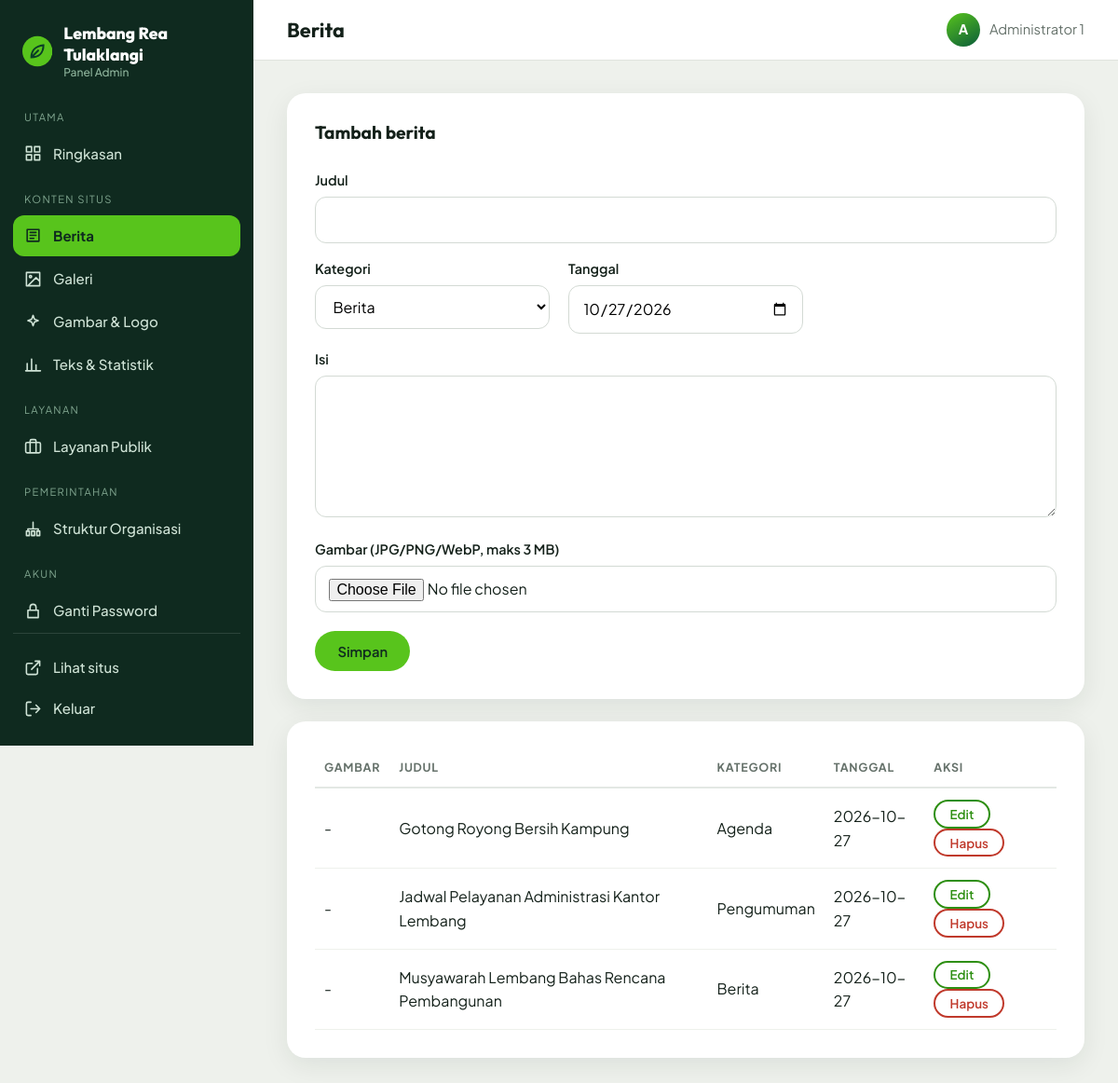
/dashboard.php?tab=berita (signed in), run on the app's committed database.
### tables this page shows
CREATE TABLE IF NOT EXISTS berita (
  id INT UNSIGNED AUTO_INCREMENT PRIMARY KEY,
  judul VARCHAR(200) NOT NULL,
  kategori ENUM('Berita','Pengumuman','Agenda') NOT NULL DEFAULT 'Berita',
  isi TEXT NOT NULL,
  gambar VARCHAR(100) DEFAULT NULL,
  tanggal DATE NOT NULL,
  created_at TIMESTAMP DEFAULT CURRENT_TIMESTAMP
);

### dashboard.php (the view, shortened to what this page needs)
<?php
require 'koneksi.php';
require 'fungsi.php';
$tab = in_array($_GET['tab'] ?? '', ['berita','galeri','pengaturan'], true) ? $_GET['tab'] : 'ringkasan';
$ring = null;
$edit = null;
$rows = !in_array($tab, ['berita','galeri'], true) ? [] : $koneksi->query("SELECT * FROM $tab ORDER BY id DESC")->fetch_all(MYSQLI_ASSOC);
$kats = $tab === 'berita' ? ['Berita','Pengumuman','Agenda'] : ['Alam','UMKM','Budaya'];
?>
  <?php if ($tab === 'ringkasan'): ?>
  <div class="card adm-sambut"><h2>Selamat datang, <?= h($_SESSION['admin_nama']) ?>.</h2><p>Kelola konten, layanan, dan struktur Lembang Rea Tulaklangi dari satu tempat.</p></div>
  <div class="adm-stat">
    <a href="dashboard.php?tab=berita"><b><?= $ring['berita'] ?></b><span>Berita dipublikasikan</span></a>
    <a href="dashboard.php?tab=galeri"><b><?= $ring['galeri'] ?></b><span>Foto di galeri</span></a>
    <a href="admin_layanan_kelola.php"><b><?= $ring['layanan'] ?></b><span>Layanan ditampilkan</span></a>
    <a href="admin_struktur.php"><b><?= $ring['perangkat'] ?></b><span>Posisi di struktur organisasi</span></a>
  </div>
  <div class="adm-dua">
    <div class="card"><h3>Layanan yang tampil di beranda</h3>
      <?php if (!$layanan): ?><p>Belum ada layanan.</p><?php endif; ?>
      <ul class="adm-list"><?php foreach ($layanan as $l): ?><li><span><strong><?= h($l[0]) ?></strong></span><small><?= h($l[3]) ?></small></li><?php endforeach; ?></ul>
      <p style="margin:14px 0 0"><a class="btn btn-outline btn-sm" href="admin_layanan_kelola.php">Kelola layanan</a></p></div>
    <div class="card"><h3>Berita terbaru</h3>
      <?php if (!$ringBerita): ?><p>Belum ada berita.</p><?php endif; ?>
      <ul class="adm-list"><?php foreach ($ringBerita as $r): ?><li><span><strong><?= h($r['judul']) ?></strong> <small><?= h($r['kategori']) ?></small></span><small><?= date('d/m/Y', strtotime($r['tanggal'])) ?></small></li><?php endforeach; ?></ul>
      <p style="margin:14px 0 0"><a class="btn btn-outline btn-sm" href="dashboard.php?tab=berita">Kelola berita</a></p></div>
  </div>
  <div class="card" style="margin-top:22px"><h3>Pintasan</h3>
    <div class="row">
      <a class="btn btn-green btn-sm" href="dashboard.php?tab=berita">Tambah berita</a>
      <a class="btn btn-outline btn-sm" href="admin_konten.php?grup=Beranda">Ubah sambutan</a>
      <a class="btn btn-outline btn-sm" href="admin_konten.php?grup=Statistik">Ubah statistik</a>
      <a class="btn btn-outline btn-sm" href="dashboard.php?tab=pengaturan">Ganti foto &amp; logo</a>
      <a class="btn btn-outline btn-sm" href="admin_struktur.php">Struktur organisasi</a>
    </div>
  </div>
  <?php else: ?>
  <form method="post" enctype="multipart/form-data" class="card">
    <h3><?= $edit ? 'Edit' : 'Tambah' ?> <?= $tab ?></h3>
    <div class="form-grid">
      <div class="full"><label for="judul">Judul</label><input id="judul" type="text" name="judul" required value="<?= h($edit['judul'] ?? '') ?>"></div>
      <div><label for="kategori">Kategori</label>
        <select id="kategori" name="kategori"><?php foreach ($kats as $k): ?><option <?= ($edit['kategori'] ?? '')===$k?'selected':'' ?>><?= $k ?></option><?php endforeach; ?></select></div>
      <?php if ($tab === 'berita'): ?>
      <div><label for="tanggal">Tanggal</label><input id="tanggal" type="date" name="tanggal" value="<?= h($edit['tanggal'] ?? date('Y-m-d')) ?>"></div>
      <div class="full"><label for="isi">Isi</label><textarea id="isi" name="isi" rows="5" required><?= h($edit['isi'] ?? '') ?></textarea></div>
      <?php endif; ?>
      <div class="full"><label for="gambar">Gambar (JPG/PNG/WebP, maks 3 MB)<?= $edit ? ' - kosongkan jika tidak diganti' : '' ?></label><input id="gambar" type="file" name="gambar" accept="image/jpeg,image/png,image/webp"></div>
    </div>
    <div class="row" style="margin-top:20px">
      <button class="btn btn-green" type="submit">Simpan</button>
    </div>
  </form>
  <div class="table-wrap card">
    <table>
      <tr><th>Gambar</th><th>Judul</th><th>Kategori</th><?= $tab==='berita' ? '<th>Tanggal</th>' : '' ?><th>Aksi</th></tr>
      <?php foreach ($rows as $r): ?>
      <tr>
        <td><?= $r['gambar'] ? '<img src="uploads/'.h($r['gambar']).'" alt="">' : '-' ?></td>
        <td><?= h($r['judul']) ?></td>
        <td><?= h($r['kategori']) ?></td>
        <?php if ($tab==='berita'): ?><td><?= h($r['tanggal']) ?></td><?php endif; ?>
        <td>
          <a class="btn btn-outline btn-sm" href="?tab=<?= $tab ?>&edit=<?= $r['id'] ?>">Edit</a>
          <form method="post" onsubmit="return confirm('Hapus data ini?')">
            <button class="btn btn-sm btn-del" type="submit">Hapus</button>
          </form>
        </td>
      </tr>
      <?php endforeach; ?>
    </table>
  </div>
  <?php endif; ?>

### style.css (style rules this page uses)
:root { --bg:#eef1ec; --putih:#fff; --hijau:#58c41c; --hijau-teks:#2e8f12; --zamrud:#0a5c3a; --gelap:#0f2a1f; --teks:#14211a; --abu:#66726b; --pad:clamp(16px,3.5vw,48px); --r:22px; --shadow:0 8px 28px rgba(15,42,31,.08); --nav-h:68px; }
* { box-sizing:border-box }
html { scroll-behavior:smooth;-webkit-text-size-adjust:100% }
html { overflow-x:hidden }
html,body { max-width:100%;overscroll-behavior-x:none }
body { overflow-x:clip }
body { margin:0;font-family:'Plus Jakarta Sans',system-ui,sans-serif;background:var(--bg);color:var(--teks);line-height:1.65 }
h1,h2,h3 { font-family:'Outfit',system-ui,sans-serif;font-weight:700;margin:0;line-height:1.15;overflow-wrap:break-word }
h3 { font-size:1.15rem }
a { color:inherit }
[id] { scroll-margin-top:calc(var(--nav-h) + 16px) }
.btn { display:inline-block;padding:.75rem 1.5rem;border-radius:999px;font:600 .95rem 'Plus Jakarta Sans',sans-serif;text-decoration:none;text-align:center;border:2px solid transparent;cursor:pointer }
.btn-green { background:var(--hijau);color:var(--gelap) }
.btn-outline { border-color:var(--hijau-teks);color:var(--hijau-teks) }
.btn-sm { padding:.35rem 1rem;font-size:.85rem }
.btn-del { border-color:#c0392b;color:#c0392b;background:none }
.row { display:flex;gap:12px;flex-wrap:wrap }
.card { background:var(--putih);border-radius:var(--r);box-shadow:var(--shadow);padding:24px }
label { display:block;font-weight:600;font-size:.9rem;margin:14px 0 6px }
input[type=text],input[type=password],input[type=date],input[type=file],select,textarea { width:100%;padding:.7rem .9rem;border:1.5px solid #d3dad4;border-radius:12px;font:inherit;background:#fff }
.form-grid { display:grid;grid-template-columns:repeat(auto-fit,minmax(220px,1fr));gap:0 18px }
.form-grid .full { grid-column:1/-1 }
.table-wrap { overflow-x:auto;margin-top:24px }
table { width:100%;border-collapse:collapse;min-width:560px }
th,td { text-align:left;padding:12px 10px;border-bottom:1px solid #e3e8e4;vertical-align:middle }
td form { display:inline }

### admin.css (style rules this page uses)
:root { --bg:#eef1ec;--hijau:#58c41c;--hijau-teks:#2e8f12;--zamrud:#0a5c3a;--gelap:#0f2a1f;--teks:#14211a;--abu:#66726b;--shadow:0 8px 28px rgba(15,42,31,.08) }
.adm-body { margin:0;background:var(--bg);font-family:'Plus Jakarta Sans',system-ui,sans-serif;color:var(--teks);line-height:1.6 }
.adm-content .card { background:#fff;border-radius:20px;box-shadow:var(--shadow);padding:clamp(18px,2.5vw,30px);margin-bottom:22px }
.adm-content h3 { font:700 1.2rem 'Outfit',sans-serif;margin:0 0 12px }
.adm-content label { display:block;font-weight:600;font-size:.9rem;margin:16px 0 6px }
.adm-content input[type=text],.adm-content input[type=password],.adm-content input[type=date],.adm-content input[type=number],.adm-content input[type=file],.adm-content select,.adm-content textarea { width:100%;padding:.7rem .9rem;border:1.5px solid #d3dad4;border-radius:12px;font:inherit;background:#fff }
.adm-content .form-grid { display:grid;grid-template-columns:repeat(auto-fit,minmax(240px,1fr));gap:0 20px }
.adm-content .full { grid-column:1/-1 }
.adm-content .row { display:flex;gap:12px;flex-wrap:wrap }
.adm-content .btn { display:inline-block;padding:.65rem 1.4rem;border-radius:999px;font:600 .92rem 'Plus Jakarta Sans',sans-serif;text-decoration:none;border:2px solid transparent;cursor:pointer }
.adm-content .btn-green { background:var(--hijau);color:var(--gelap) }
.adm-content .btn-outline { border-color:var(--hijau-teks);color:var(--hijau-teks);background:none }
.adm-content .btn-sm { padding:.3rem .95rem;font-size:.84rem }
.adm-content .btn-del { border-color:#c0392b;color:#c0392b;background:none }
.adm-content .table-wrap { overflow-x:auto }
.adm-content table { width:100%;border-collapse:collapse;min-width:560px }
.adm-content th { text-align:left;font-size:.78rem;letter-spacing:.06em;text-transform:uppercase;color:var(--abu);padding:10px;border-bottom:2px solid #e3e8e4 }
.adm-content td { padding:12px 10px;border-bottom:1px solid #eef1ec;vertical-align:middle }
.adm-content td form { display:inline }

### data on the page
berita: judul "Gotong Royong Bersih Kampung", kategori "Agenda", tanggal "2026-10-27"
berita: judul "Jadwal Pelayanan Administrasi Kantor Lembang", kategori "Pengumuman", tanggal "2026-10-27"
berita: judul "Musyawarah Lembang Bahas Rencana Pembangunan", kategori "Berita", tanggal "2026-10-27"

### other printed values
$nama "UTAMA"
$label "Ringkasan"
$nama "KONTEN SITUS"
$label "Berita"
$label "Galeri"
$label "Gambar & Logo"
$label "Teks & Statistik"
$nama "LAYANAN"
$label "Layanan Publik"
$nama "PEMERINTAHAN"
$label "Struktur Organisasi"
$nama "AKUN"
$label "Ganti Password"
$judul "Berita"
mb_strtoupper(mb_substr($nama, 0, 1)) "A"
